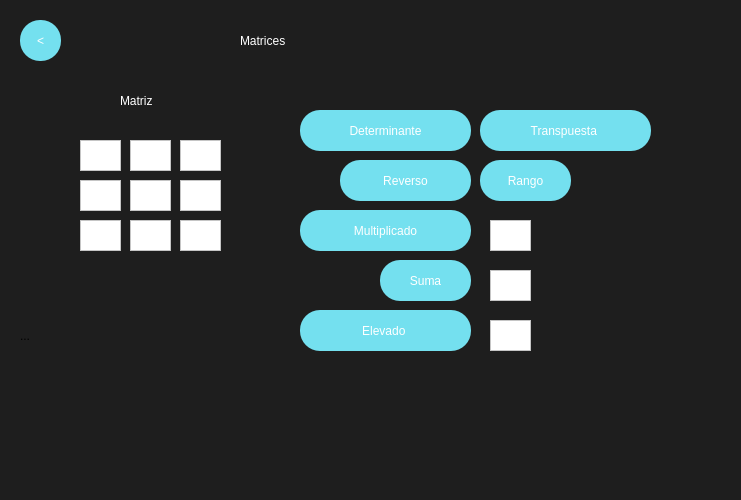
<?xml version="1.0" encoding="UTF-8"?>
<ui version="4.0">
 <class>MainWindow</class>
 <widget class="QMainWindow" name="MainWindow">
  <property name="geometry">
   <rect>
    <x>0</x>
    <y>0</y>
    <width>741</width>
    <height>500</height>
   </rect>
  </property>
  <property name="minimumSize">
   <size>
    <width>700</width>
    <height>500</height>
   </size>
  </property>
  <property name="maximumSize">
   <size>
    <width>1100</width>
    <height>500</height>
   </size>
  </property>
  <property name="windowTitle">
   <string>MainWindow</string>
  </property>
  <property name="styleSheet">
   <string notr="true">QWidget{
background-color:#1E1E1E;
}

QPushButton{
background-color:#74E0Ef;
color:white;
font: 30pt &quot;Impact&quot;;
border-radius:25px;
}

QPushButton:hover{
background-color:#7A63FF;
color:#74E0Ef;
font: 30pt &quot;Impact&quot;;
border-radius:30px;
}

</string>
  </property>
  <widget class="QWidget" name="centralwidget">
   <widget class="QLabel" name="label">
    <property name="geometry">
     <rect>
      <x>240</x>
      <y>10</y>
      <width>241</width>
      <height>61</height>
     </rect>
    </property>
    <property name="styleSheet">
     <string notr="true">color:white;
font: 50pt &quot;Impact&quot;;
</string>
    </property>
    <property name="text">
     <string>Matrices</string>
    </property>
   </widget>
   <widget class="QPushButton" name="MatBackButton">
    <property name="geometry">
     <rect>
      <x>20</x>
      <y>20</y>
      <width>41</width>
      <height>41</height>
     </rect>
    </property>
    <property name="styleSheet">
     <string notr="true">font: 20pt &quot;impact&quot;;
border-radius:20px;</string>
    </property>
    <property name="text">
     <string>&lt;</string>
    </property>
   </widget>
   <widget class="QPushButton" name="RecCalculateButton">
    <property name="geometry">
     <rect>
      <x>480</x>
      <y>110</y>
      <width>171</width>
      <height>41</height>
     </rect>
    </property>
    <property name="styleSheet">
     <string notr="true">font: 20pt &quot;impact&quot;;
border-radius:20px;</string>
    </property>
    <property name="text">
     <string>Transpuesta </string>
    </property>
   </widget>
   <widget class="QTextEdit" name="num1Entry">
    <property name="geometry">
     <rect>
      <x>80</x>
      <y>140</y>
      <width>41</width>
      <height>31</height>
     </rect>
    </property>
    <property name="styleSheet">
     <string notr="true">background-color: rgb(255, 255, 255);</string>
    </property>
   </widget>
   <widget class="QPushButton" name="DetCalculButton">
    <property name="geometry">
     <rect>
      <x>300</x>
      <y>110</y>
      <width>171</width>
      <height>41</height>
     </rect>
    </property>
    <property name="styleSheet">
     <string notr="true">font: 20pt &quot;impact&quot;;
border-radius:20px;</string>
    </property>
    <property name="text">
     <string>Determinante</string>
    </property>
   </widget>
   <widget class="QTextEdit" name="num2Entry">
    <property name="geometry">
     <rect>
      <x>130</x>
      <y>140</y>
      <width>41</width>
      <height>31</height>
     </rect>
    </property>
    <property name="styleSheet">
     <string notr="true">background-color: rgb(255, 255, 255);</string>
    </property>
   </widget>
   <widget class="QTextEdit" name="num3Entry">
    <property name="geometry">
     <rect>
      <x>180</x>
      <y>140</y>
      <width>41</width>
      <height>31</height>
     </rect>
    </property>
    <property name="styleSheet">
     <string notr="true">background-color: rgb(255, 255, 255);</string>
    </property>
   </widget>
   <widget class="QTextEdit" name="num4Entry">
    <property name="geometry">
     <rect>
      <x>80</x>
      <y>180</y>
      <width>41</width>
      <height>31</height>
     </rect>
    </property>
    <property name="styleSheet">
     <string notr="true">background-color: rgb(255, 255, 255);</string>
    </property>
   </widget>
   <widget class="QTextEdit" name="num6Entry">
    <property name="geometry">
     <rect>
      <x>180</x>
      <y>180</y>
      <width>41</width>
      <height>31</height>
     </rect>
    </property>
    <property name="styleSheet">
     <string notr="true">background-color: rgb(255, 255, 255);</string>
    </property>
   </widget>
   <widget class="QTextEdit" name="num5Entry">
    <property name="geometry">
     <rect>
      <x>130</x>
      <y>180</y>
      <width>41</width>
      <height>31</height>
     </rect>
    </property>
    <property name="styleSheet">
     <string notr="true">background-color: rgb(255, 255, 255);</string>
    </property>
   </widget>
   <widget class="QTextEdit" name="num9Entry">
    <property name="geometry">
     <rect>
      <x>180</x>
      <y>220</y>
      <width>41</width>
      <height>31</height>
     </rect>
    </property>
    <property name="styleSheet">
     <string notr="true">background-color: rgb(255, 255, 255);</string>
    </property>
   </widget>
   <widget class="QTextEdit" name="num7Entry">
    <property name="geometry">
     <rect>
      <x>80</x>
      <y>220</y>
      <width>41</width>
      <height>31</height>
     </rect>
    </property>
    <property name="styleSheet">
     <string notr="true">background-color: rgb(255, 255, 255);</string>
    </property>
   </widget>
   <widget class="QTextEdit" name="num8Entry">
    <property name="geometry">
     <rect>
      <x>130</x>
      <y>220</y>
      <width>41</width>
      <height>31</height>
     </rect>
    </property>
    <property name="styleSheet">
     <string notr="true">background-color: rgb(255, 255, 255);</string>
    </property>
   </widget>
   <widget class="QLabel" name="label_2">
    <property name="geometry">
     <rect>
      <x>120</x>
      <y>80</y>
      <width>71</width>
      <height>41</height>
     </rect>
    </property>
    <property name="styleSheet">
     <string notr="true">color:white;
font: 20pt &quot;Impact&quot;;
</string>
    </property>
    <property name="text">
     <string>Matriz </string>
    </property>
   </widget>
   <widget class="QPushButton" name="RecCalculateButton_2">
    <property name="geometry">
     <rect>
      <x>340</x>
      <y>160</y>
      <width>131</width>
      <height>41</height>
     </rect>
    </property>
    <property name="styleSheet">
     <string notr="true">font: 20pt &quot;impact&quot;;
border-radius:20px;</string>
    </property>
    <property name="text">
     <string>Reverso</string>
    </property>
   </widget>
   <widget class="QPushButton" name="RecCalculateButton_3">
    <property name="geometry">
     <rect>
      <x>480</x>
      <y>160</y>
      <width>91</width>
      <height>41</height>
     </rect>
    </property>
    <property name="styleSheet">
     <string notr="true">font: 20pt &quot;impact&quot;;
border-radius:20px;</string>
    </property>
    <property name="text">
     <string>Rango</string>
    </property>
   </widget>
   <widget class="QPushButton" name="RecCalculateButton_4">
    <property name="geometry">
     <rect>
      <x>300</x>
      <y>210</y>
      <width>171</width>
      <height>41</height>
     </rect>
    </property>
    <property name="styleSheet">
     <string notr="true">font: 20pt &quot;impact&quot;;
border-radius:20px;</string>
    </property>
    <property name="text">
     <string>Multiplicado</string>
    </property>
   </widget>
   <widget class="QPushButton" name="RecCalculateButton_5">
    <property name="geometry">
     <rect>
      <x>300</x>
      <y>310</y>
      <width>171</width>
      <height>41</height>
     </rect>
    </property>
    <property name="styleSheet">
     <string notr="true">font: 20pt &quot;impact&quot;;
border-radius:20px;</string>
    </property>
    <property name="text">
     <string>Elevado </string>
    </property>
   </widget>
   <widget class="QPushButton" name="RecCalculateButton_6">
    <property name="geometry">
     <rect>
      <x>380</x>
      <y>260</y>
      <width>91</width>
      <height>41</height>
     </rect>
    </property>
    <property name="styleSheet">
     <string notr="true">font: 20pt &quot;impact&quot;;
border-radius:20px;</string>
    </property>
    <property name="text">
     <string>Suma</string>
    </property>
   </widget>
   <widget class="QTextEdit" name="ExtIzqEntry_10">
    <property name="geometry">
     <rect>
      <x>490</x>
      <y>270</y>
      <width>41</width>
      <height>31</height>
     </rect>
    </property>
    <property name="styleSheet">
     <string notr="true">background-color: rgb(255, 255, 255);</string>
    </property>
   </widget>
   <widget class="QTextEdit" name="ExtIzqEntry_11">
    <property name="geometry">
     <rect>
      <x>490</x>
      <y>320</y>
      <width>41</width>
      <height>31</height>
     </rect>
    </property>
    <property name="styleSheet">
     <string notr="true">background-color: rgb(255, 255, 255);</string>
    </property>
   </widget>
   <widget class="QTextEdit" name="ExtIzqEntry_12">
    <property name="geometry">
     <rect>
      <x>490</x>
      <y>220</y>
      <width>41</width>
      <height>31</height>
     </rect>
    </property>
    <property name="styleSheet">
     <string notr="true">background-color: rgb(255, 255, 255);</string>
    </property>
   </widget>
   <widget class="QLabel" name="ResultMatrix">
    <property name="geometry">
     <rect>
      <x>20</x>
      <y>270</y>
      <width>261</width>
      <height>131</height>
     </rect>
    </property>
    <property name="text">
     <string>...</string>
    </property>
   </widget>
  </widget>
 </widget>
 <resources/>
 <connections/>
</ui>
